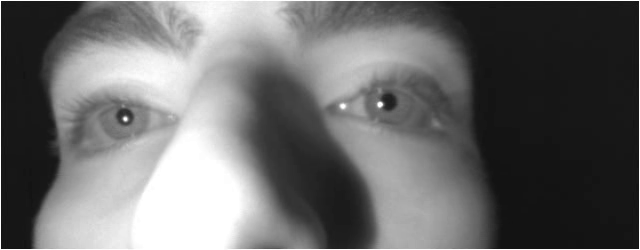
#> input picture frame 90 of Software Implementation/Assets/dinamic_stimulation.mp4, 640 x 250 px
$ jupyter execute --allow-errors Application.ipynb   (older library calls are emulated)
#> lines starting #> are read from the running program, lines starting #| are printed output that depends on the picture
# Biepincs application
Acceleration of OpenCV application integrating an hardware accelerator loaded on FPGA. Application analizes a video file containing a stimulation test of a injured patient, taken with an infrared camera. Kinematic and geometric parameters of pupils are measured and saved.

### Overlay as to be iported and loaded on device:

[cell 1]
from pynq import Overlay
#> (the rest of this cell did not finish here and is left out)

### Import libraries to be used:

[cell 2]
import cv2
import numpy as np
import math
import threading
from pynq.drivers import DMA
import time
from cffi import FFI
#> (the rest of this cell did not finish here and is left out)

### Constant definition:
W and halfWidth are the dimension and the half-dimension of ROI image, CH is the number of channel of imageand TH is the value applied within the threshold filter.

[cell 3]
W = 50
halfWidth = 0.5*W
CH = 3
TH = 17

### DMA inizialization:
Two differents DMAs are instantiated at the same address, one for reading and one for writing

#> (a cell that did not finish here is left out)

Two buffers are created containing data to be tranfered to PL (dmaIn) and output results (dmaOut)

#> (a cell that did not finish here is left out)

Pointers to buffers are taken in order to allow to write and read data. Another buffer is allocated (at the same position of the DMA's out one) to allow to read data using numpy.frombuffer function.
First value of input buffer is set with threshold value.

#> (a cell that did not finish here is left out)

### Setting parameters for video analysis :

Path to source folder.

[cell 7]
source_folder = "./Assets/"

Parameters for Cascadeclassifier function.

[cell 8]
sc_fct = 1.3
min_neigh = 3
min_eye = (40, 40)
max_eye = (60, 60)
eyes = []
eyeCascade=cv2.CascadeClassifier(source_folder + "haarcascade_eye.xml")

Inizialize lists containing values calculated.

[cell 9]
CENTERS_RIGHTS = [(0,0)]
DIAMS_RIGHTS = [0]
CENTERS_LEFTS = [(0,0)]
DIAMS_LEFTS = [0]
r_check = []
l_check = []

Loading video file to be analized and extract main features on dimension and time.

[cell 10]
video_file = source_folder + "dinamic_stimulation.mp4"
#video_file = source_folder + "light_stimulation.mp4"
video_capture = cv2.VideoCapture(video_file)
video_width = int(video_capture.get(3))
video_height = int(video_capture.get(4))
frps = int(video_capture.get(5))
frames = int(video_capture.get(7))
Tc = 1/frps

MAX_DISTANCE is the maximum allowed variation of distance (pixel) between centers of eyes, used as a threshold to classify if a pupil is lost.
MAX_PUPIL_LOST is the maximum consecutive frames without a pupil, befor calling tha Cascadeclassifier.
MIN_RAD is the minimum allowed value of pupil radius.
Other variables halp to manage calls of Cascadeclassifier function.

[cell 11]
MAX_DISTANCE = 40
MAX_PUPIL_LOST = 10
MIN_RAD = W/20
rightEyeLost = False
leftEyeLost = False
LeftPupilCounter = 0
RightPupilCounter = 0

Defining a conversion factor between a space Unit of Measure (uom) and pixel. It dependes on video acquisition setup.

[cell 12]
K = 0.24 #from pixel to mm
uom = 'mm'

### Defining functions:

This function takes as input a list of eyes and returns the biggest one.

[cell 13]
def max_area_eye(eye_list):
    eye = []
    MArea = 0;
    for ey in eye_list:
        if ey[2]*ey[3] > MArea:
            eye = ey

    return eye

Function calculates countours of an image, selects the biggest and approximates it as a circle. Output parameters are center, as a list of integer x and y values, and radius. If there are no contours, function returns None as center and -1 value for radius.

[cell 14]
def findpupil(roi):

    _, contours,_ = cv2.findContours(roi,cv2.RETR_LIST,cv2.CHAIN_APPROX_SIMPLE)
    lengthCnt = len(contours)

    if lengthCnt == 0:
        return None, -1

    if lengthCnt >=2:
        maxArea = 0;
        MAindex = 0;
        cIndex = 0;
        for cnt in contours:
            area = cv2.contourArea(cnt)
            if area < maxArea:
                maxArea = area
                MAindex = cIndex
            cIndex = cIndex+1
        (cen, rad) = cv2.minEnclosingCircle(contours[MAindex]);
        cx, cy = cen;
        return [int(cx), int(cy)], rad
    else:
        (cen, rad) = cv2.minEnclosingCircle(contours[0]);
        cx, cy = cen;
        return [int(cx), int(cy)], rad
    return None, -1

Function loads images from video file as a buffer of two frames. It is executed with a thread.

[cell 15]
def loadFrames(eFrame, eMain):
    tm = []
    global frame1
    global frame2
    global ret
    while ret:
        ret, frame1 = video_capture.read()
        eFrame.set()
        eMain.wait()
        eMain.clear()

        ret, frame2 = video_capture.read()
        eFrame.set()
        eMain.wait()
        eMain.clear()

## First part of application:
This part is non iterative. Finds the firsts two eyes using Cascadeclassifier function and saves their positions.

[cell 16]
while len(eyes) != 2:
    ret, frame = video_capture.read()
#> frame is the input picture: shape (250, 640, 3); min 18, max 255, mean 108
    eyes=eyeCascade.detectMultiScale(frame, scaleFactor=sc_fct, minNeighbors=min_neigh, minSize=min_eye, maxSize=max_eye)
#> eyes = [[359, 79, 48, 48], [98, 94, 48, 48]]

if eyes[0][0] > eyes[1][0]:

    right_pup_x = eyes [0][0]
#> right_pup_x = 359
    right_pup_y = eyes [0][1]
#> right_pup_y = 79

    left_pup_x = eyes [1][0]
#> left_pup_x = 98
    left_pup_y = eyes [1][1]
#> left_pup_y = 94

else:
    left_pup_x = eyes [0][0]
    left_pup_y = eyes [0][1]

    right_pup_x = eyes [1][0]
    right_pup_y = eyes [1][1]

radius_l = 0;
radius_r = 0;
distancePups = np.sqrt((left_pup_x - right_pup_x)**2 + (left_pup_y - right_pup_y)**2)
#> distancePups = 261.4
video_capture = cv2.VideoCapture(video_file)
count = 0

## Main part of application
At the beginning a thread that is in charge of loading all frames, one by one, is created and started.
In the iterative part, if pupil is lost in the previous frame eye is searched. Then iterative part of analysis is started.

[cell 17]
video_capture = cv2.VideoCapture(video_file)
ret = True
eFrame = threading.Event()
eMain = threading.Event()
frame1 = True
frame2 = True
thread = threading.Thread(target=loadFrames, args=(eFrame, eMain))
thread.start()

#> (the rest of this cell did not finish here and is left out)

### Store values in a file:
File containing values computed is saved.

[cell 18]
outputFile = open('Output.txt','w')
for i in range(count):
    outputFile.write(str(CENTERS_RIGHTS[i][0])+' '+str(CENTERS_RIGHTS[i][1])+' '+str(DIAMS_RIGHTS[i])+' '+str(CENTERS_LEFTS[i][0])+' '+str(CENTERS_LEFTS[i][1])+' '+str(DIAMS_LEFTS[i])+'\n')
outputFile.close()


$ run again, starting later in the video
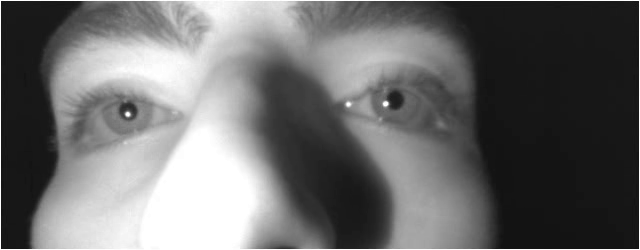
#> input picture frame 405 of Software Implementation/Assets/dinamic_stimulation.mp4, 640 x 250 px
#> frame is the input picture: shape (250, 640, 3); min 18, max 255, mean 108.6
#> eyes = [[368, 78, 48, 48], [101, 88, 49, 49]]
#> right_pup_x = 368
#> right_pup_y = 78
#> left_pup_x = 101
#> left_pup_y = 88
#> distancePups = 267.2

$ run again, starting later in the video
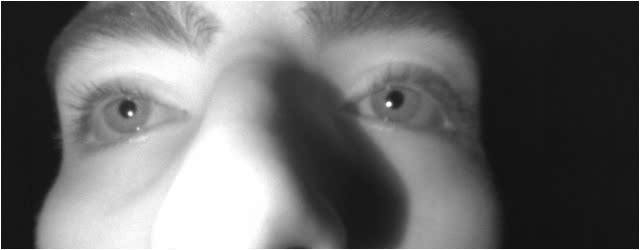
#> input picture frame 720 of Software Implementation/Assets/dinamic_stimulation.mp4, 640 x 250 px
#> frame is the input picture: shape (250, 640, 3); min 17, max 255, mean 108
#> eyes = [[370, 78, 50, 50], [98, 87, 49, 49]]
#> right_pup_x = 370
#> right_pup_y = 78
#> left_pup_x = 98
#> left_pup_y = 87
#> distancePups = 272.1
